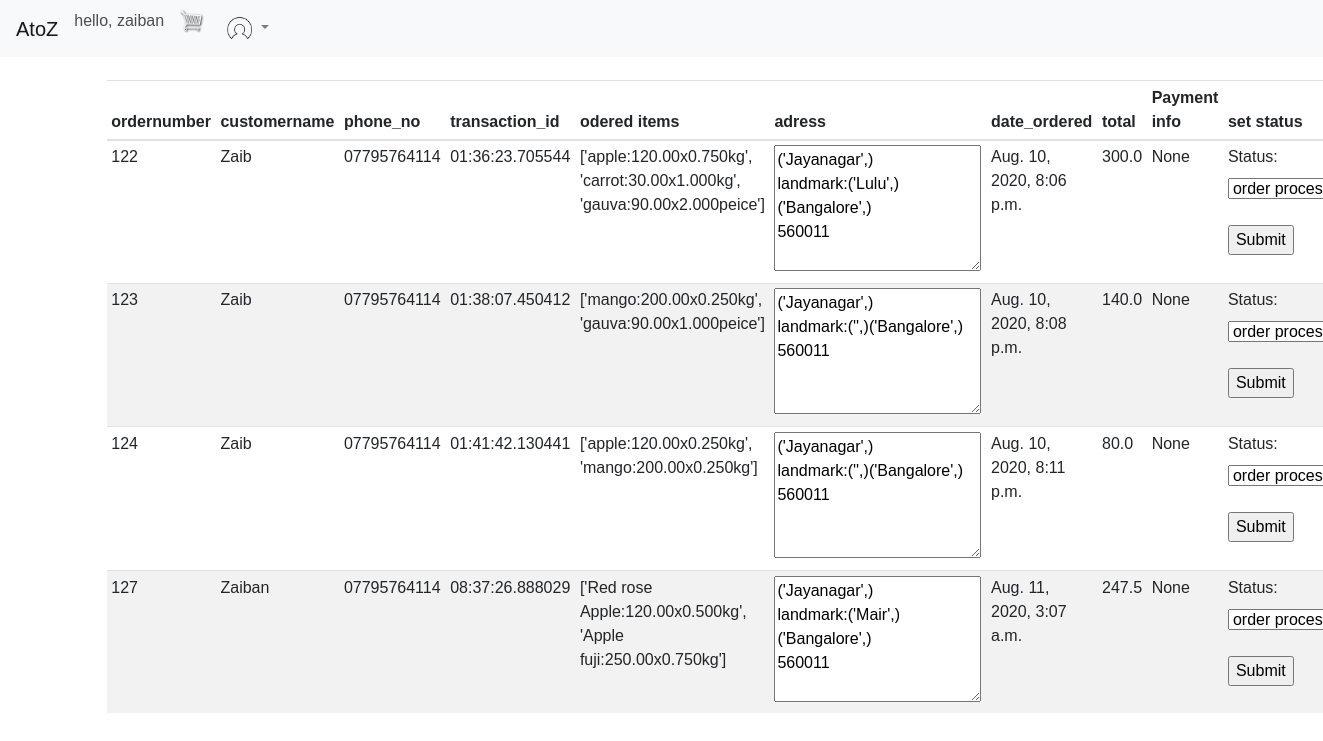
Before: /managerdash (signed in) with the older database file.
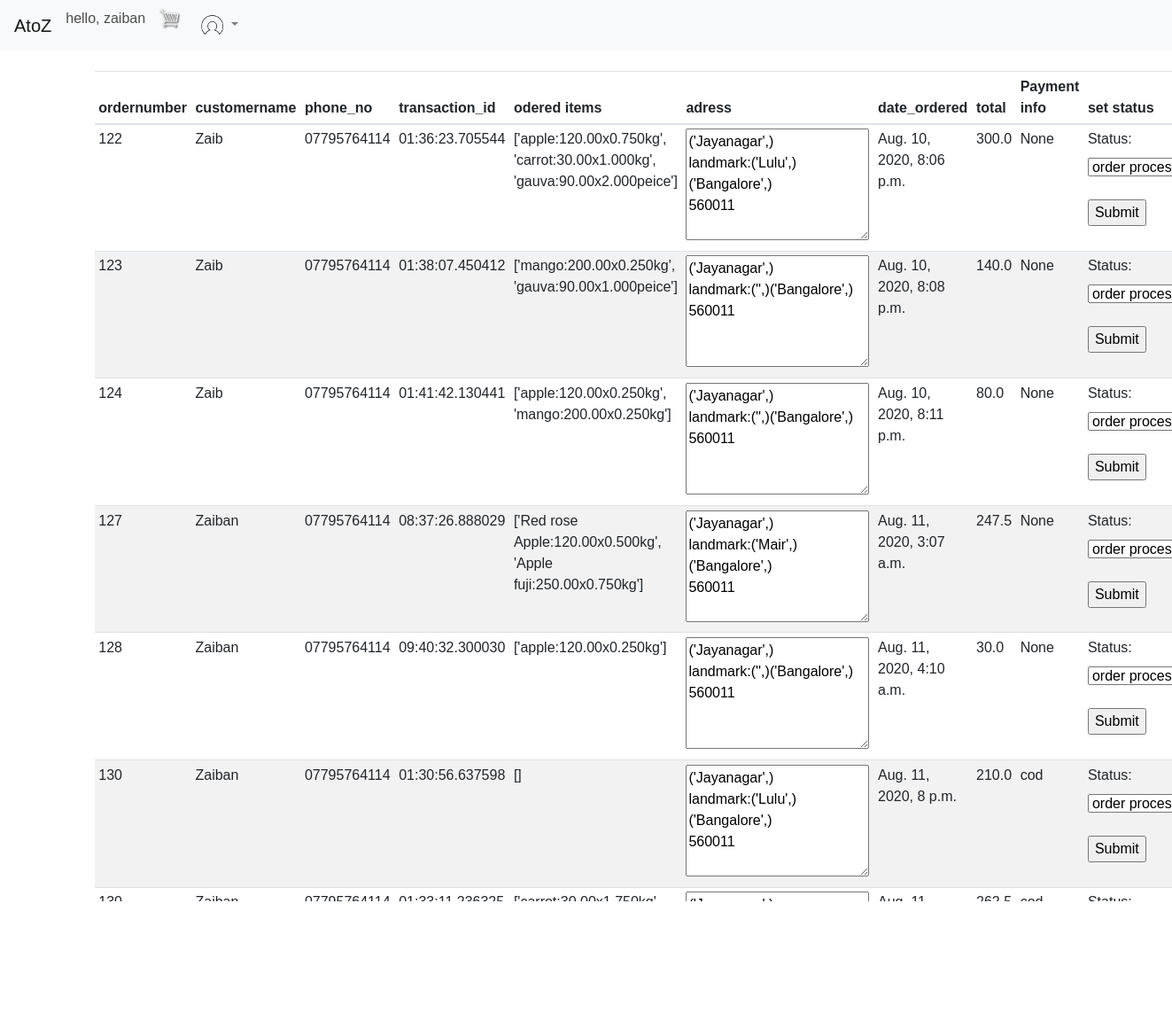
After: the same page with the newer database file.
### atoz_store/models.py (models this page shows, shortened)
class manager(models.Model):
    Orderm=models.ForeignKey(Order,on_delete=models.SET_NULL,blank=True,null=True)
    namem=models.CharField(max_length=400,null=True)
    phonem=models.CharField(max_length=400,null=True)
    trans_id = models.CharField(max_length=400,null=True)
    productm = models.CharField(max_length=400,null=True)
    quantitym=models.CharField(max_length=400,null=True)
    adressm=models.CharField(max_length=400,null=True)
    date = models.DateTimeField(auto_now_add=True)
    totalm = models.CharField(max_length=400,null=True)
    payment = models.CharField(max_length=10,null=True)

class Order(models.Model):
    status = (
        ("op","order processing"),
        ("od","out for delivery"),
        ("d","delivered"),
         )
    customer = models.ForeignKey(Customer,on_delete=models.SET_NULL,blank=True,null=True)
    status = models.CharField(max_length=40,choices=status,null=True,default="null")
    date_ordered = models.DateTimeField(auto_now_add=True,null=True)
    mark = models.IntegerField(default=1)
    complete = models.BooleanField(default=True,null=True,blank=False)
    transaction_id = models.CharField(max_length=128,null=True)
    def __str__(self):
        return str(self.id)

### manager/views.py (the view, shortened to what this page needs)
# urls.py: path("managerdash",views.managerdash,name="managerdash"),
def managerdash(request):
    user = request.user
    if user is not None and user.is_superuser:
        managerda = list(manager.objects.all())
        orderss= Order.objects.all()
        orders = list(Order.objects.all())
        customers = list(Customer.objects.all())
        context = {'customers':customers,'orders':orders,'managerda':managerda}
        return render(request,'atoz_store/manager.html',context)
    else:
        return render(request,'atoz_store/managelogin.html')

### atoz_store/Templates/atoz_store/manager.html (shortened to what this page needs)
{% extends 'atoz_store/main.html' %}
{% load static %}
{% block content %}
<br>
<br>
<table  class="table table-striped table-sm">
    <thead>
      <tr>
        <th  scope="col">ordernumber</th>
        <th scope="col">customername</th>
        <th scope="col">phone_no</th>
        <th scope="col">transaction_id</th>
        <th scope="col">odered items</th>
        <th scope="col">adress</th>
        <th scope="col">date_ordered</th>
        <th scope="col">total</th>
        <th scope="col">Payment info</th>
        <th scope="col">set status</th>
      </tr>
    </thead>
    <tbody>
      {% for mdr in managerda %}
      <tr>
        <td>{{mdr.Orderm.id}}</td>
        <td>{{mdr.namem}}</td>
        <td>{{mdr.phonem}}</td>
        <td>{{mdr.trans_id}}</td>
        <td>{{mdr.productm}}</td>
        <td><textarea name="" id="" cols="20" rows="5">{{mdr.adressm}}</textarea></td>
        <td>{{mdr.date}}</td>
        <td>{{mdr.totalm}}</td>
        <td>{{mdr.payment}}</td>
        <td><form  id={{mdr.Orderm}} method="POST" action="managerdash">
          <label  for="status">Status:</label>
          <select  name="status" id="status">
            <option  value={"ordno":"{{mdr.Orderm}}","status":"op"}>order processing</option>
          </select>
          <br><br>
          <input data-ord={{mdr.Orderm}}  class="setstatus" type="submit" value="Submit">
        </form></td>
      </tr>
      {% endfor %}
    </tbody>
  </table>
{% endblock content%}

Changed rows visible on the page:
added manager: Orderm.id "128", namem "Zaiban", phonem "07795764114", trans_id "09:40:32.300030", productm "['apple:120.00x0.250kg']", adressm "('Jayanagar',) landmark:('',)('Bangalore',) 560011", date "Aug. 11, 2020, 4:10 a.m.", totalm "30.0", payment "None"
added manager: Orderm.id "130", namem "Zaiban", phonem "07795764114", trans_id "01:30:56.637598", productm "[]", adressm "('Jayanagar',) landmark:('Lulu',)('Bangalore',) 560011", date "Aug. 11, 2020, 8 p.m.", totalm "210.0", payment "cod"
added manager: Orderm.id "130", namem "Zaiban", phonem "07795764114", trans_id "01:33:11.236325", productm "['carrot:30.00x1.750kg', 'orange:120.00x1.750kg']", adressm "('Jayanagar',) landmark:('Mandi',)('Bangalore',) 560011", date "Aug. 11, 2020, 8:03 p.m.", totalm "262.5", payment "cod"
